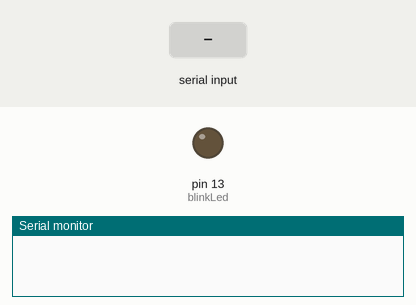
A sketch run on a simulated Arduino Uno, built with avr-gcc and run on an emulated ATmega328P. On the bench: output pins drawn as LEDs (lit = HIGH), the last lines printed to the serial monitor. Dashed ring = blinking. The test bench sets the inputs (shaded band). The modem accepts every AT command (registered, SIM ready, sends succeed) and sends nothing else.

Above: at 5.6 s.
5.7 s: "t" received over Serial
At 5.85 s:
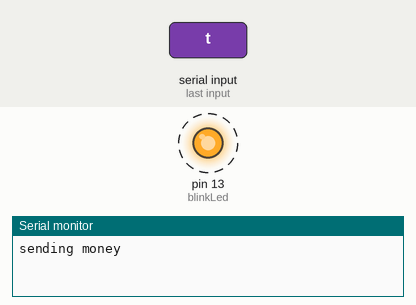
Timing chart, 0 to 9.9 s (numbered marks = the images above; inputs shaded):
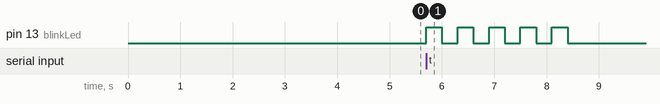

The sketch:

firmware.ino
```cpp
#include <SoftwareSerial.h>

SoftwareSerial mySerial(7, 8);

void initGSM(){
  mySerial.print("ATE0\r");
  delay(100);
  mySerial.print("AT\r");
  delay(100);
  mySerial.print("AT+CMGF=1\r");
  delay(100);
  mySerial.print("AT+CNMI=1,2,0,0,0\r");
  delay(100);
}

void setup() {
  mySerial.begin(19200);               // the GPRS baud rate
  Serial.begin(19200);    // the GPRS baud rate
  delay(2000);
  //initialize GMS for receiving
  initGSM();
  delay(2000);
}

void loop() {
  if (Serial.available())
    switch(Serial.read())
    {
      case 't':
        Serial.println(F("sending money"));
        blinkLed();
        doSendMoney();
        break;
    }
}

void doSendMoney(){
  mySerial.print("AT+CUSD=1\r");
  delay(500);
  // AT+CUSD=1,"*156#"
  // +CUSD: 0,"Your number is: 233241943721",64
  mySerial.print("AT+CUSD=1,\"*170#\"\r");
  delay(3000);
  //  waitForResponse();
  //  ShowSerialData();
  //+CUSD: 1,"Main Menu
  //1) Transfer Money
  //2) Pay Bill
  //3) Buy Airtime
  //4) My Wallet",64
  mySerial.print("AT+CUSD=1,\"1\"\r");
  delay(3000);
  //  waitForResponse();
  //  ShowSerialData();
  //+CUSD: 1,"Transfer Money
  //1) Mobile User
  //2) Non Mobile User
  //3) Favorite
  //Select a number and press send",64
  mySerial.print("AT+CUSD=1,\"1\"\r");
  delay(3000);
  //  ShowSerialData();
  //  waitForResponse();
  //+CUSD: 1,"Mobile User
  //1) Subscriber
  //2) Merchant
  //Select a number and press send",64
  mySerial.print("AT+CUSD=1,\"1\"\r");
  delay(3000);
  //  mySerial.print("AT+CUSD=1,\"1\"\r");
  //  waitForResponse();
  //  ShowSerialData();
  //+CUSD: 1,"Enter mobile number",64
  mySerial.print("AT+CUSD=1,\"0245511543\"\r");
  delay(3000);
  //  waitForResponse();
  //  ShowSerialData();
  //+CUSD: 1,"Repeat mobile number",64
  mySerial.print("AT+CUSD=1,\"0245511543\"\r");
  delay(3000);
  //  waitForResponse();
  //  ShowSerialData();
  //+CUSD: 1,"Enter amount",64
  mySerial.print("AT+CUSD=1,\"5\"\r");
  delay(3000);
  //  waitForResponse();
  //  ShowSerialData();
  //+CUSD: 1,"Enter Reference",64
  mySerial.print("AT+CUSD=1,\"1\"\r");
  delay(3000);
  //  waitForResponse();
  //  ShowSerialData();
  //+CUSD: 1,"Send GHS 5 to Douglas Armooh (0245511543) with Reference: 1. Enter MM PIN for confirmation",64
  mySerial.print("AT+CUSD=1,\"2248\"\r");
  delay(3000);
  //  waitForResponse();
  //  ShowSerialData();
  //+CUSD: 0,"Not enough funds to perform transaction",64
}

void ShowSerialData()
{
  while(!mySerial.available())
    Serial.write(mySerial.read());
}

void waitForResponse(){
  while(!mySerial.available()){
    //stop
  }
}

//check for debug
void blinkLed(){
  pinMode(13,OUTPUT);
  for(int i=0;i<5;i++){
    digitalWrite(13,HIGH);
    delay(300);
    digitalWrite(13,LOW);
    delay(300);
  }
}
```

Measured:
- after the input at 5.7 s, pin 13 (blinkLed): alternates HIGH for 0.30 s and LOW for 0.30 s, 10 changes in all, then stays LOW, starting at once
